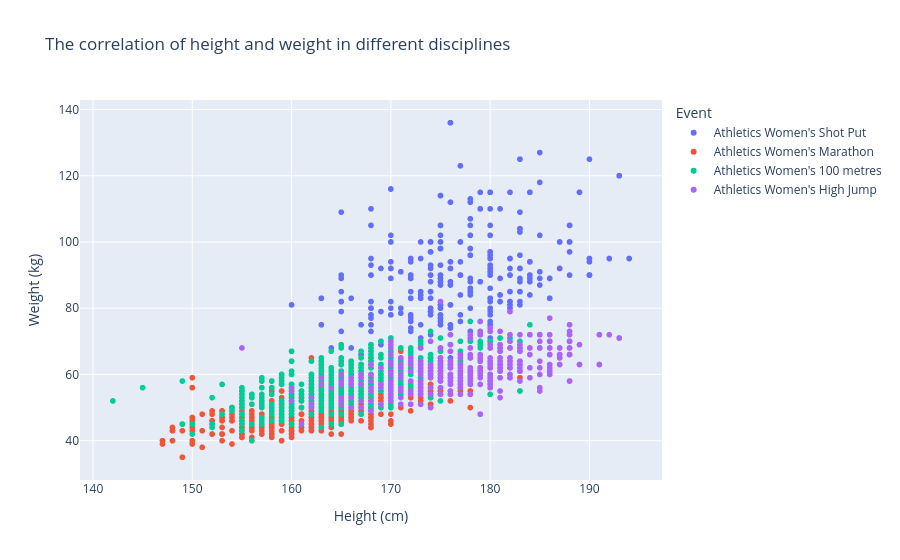

The notebook cell saved with this chart:
### Code cell
events_to_plot = ['Athletics Women\'s 100 metres', 
                  'Athletics Women\'s Marathon',
                  'Athletics Women\'s Shot Put',
                  'Athletics Women\'s High Jump']

plot_data = athletics_clean[athletics_clean['Event'].isin(events_to_plot)]

fig = px.scatter(plot_data, 
                 x='Height', 
                 y='Weight', 
                 color='Event',
                 hover_data=['Name', 'Year', 'Medal'],
                 title='The correlation of height and weight in different disciplines',
                 labels={'Height': 'Height (cm)', 'Weight': 'Weight (kg)'})

fig.show()

### Figure 1 — Plotly figure (JSON) as saved in the notebook; plotly's stock layout.template omitted (floating-point values rounded to 4 significant figures; data arrays with more than 128 entries replaced by an {"elided": "..."} marker saying what was removed)
{"data": [{"customdata": {"elided": "376x3 mixed values"}, "hovertemplate": "Event=Athletics Women's Shot Put<br>Height (cm)=%{x}<br>Weight (kg)=%{y}<br>Name=%{customdata[0]}<br>Year=%{customdata[1]}<br>Medal=%{customdata[2]}<extra></extra>", "legendgroup": "Athletics Women's Shot Put", "marker": {"color": "#636efa", "symbol": "circle"}, "mode": "markers", "name": "Athletics Women's Shot Put", "showlegend": true, "type": "scattergl", "x": {"elided": "376 int values"}, "xaxis": "x", "y": {"elided": "376 float values"}, "yaxis": "y"}, {"customdata": {"elided": "734x3 mixed values"}, "hovertemplate": "Event=Athletics Women's Marathon<br>Height (cm)=%{x}<br>Weight (kg)=%{y}<br>Name=%{customdata[0]}<br>Year=%{customdata[1]}<br>Medal=%{customdata[2]}<extra></extra>", "legendgroup": "Athletics Women's Marathon", "marker": {"color": "#EF553B", "symbol": "circle"}, "mode": "markers", "name": "Athletics Women's Marathon", "showlegend": true, "type": "scattergl", "x": {"elided": "734 int values"}, "xaxis": "x", "y": {"elided": "734 int values"}, "yaxis": "y"}, {"customdata": {"elided": "921x3 mixed values"}, "hovertemplate": "Event=Athletics Women's 100 metres<br>Height (cm)=%{x}<br>Weight (kg)=%{y}<br>Name=%{customdata[0]}<br>Year=%{customdata[1]}<br>Medal=%{customdata[2]}<extra></extra>", "legendgroup": "Athletics Women's 100 metres", "marker": {"color": "#00cc96", "symbol": "circle"}, "mode": "markers", "name": "Athletics Women's 100 metres", "showlegend": true, "type": "scattergl", "x": {"elided": "921 int values"}, "xaxis": "x", "y": {"elided": "921 float values"}, "yaxis": "y"}, {"customdata": {"elided": "526x3 mixed values"}, "hovertemplate": "Event=Athletics Women's High Jump<br>Height (cm)=%{x}<br>Weight (kg)=%{y}<br>Name=%{customdata[0]}<br>Year=%{customdata[1]}<br>Medal=%{customdata[2]}<extra></extra>", "legendgroup": "Athletics Women's High Jump", "marker": {"color": "#ab63fa", "symbol": "circle"}, "mode": "markers", "name": "Athletics Women's High Jump", "showlegend": true, "type": "scattergl", "x": {"elided": "526 int values"}, "xaxis": "x", "y": {"elided": "526 int values"}, "yaxis": "y"}], "layout": {"legend": {"title": {"text": "Event"}, "tracegroupgap": 0}, "title": {"text": "The correlation of height and weight in different disciplines"}, "xaxis": {"anchor": "y", "domain": [0, 1], "title": {"text": "Height (cm)"}}, "yaxis": {"anchor": "x", "domain": [0, 1], "title": {"text": "Weight (kg)"}}}}
